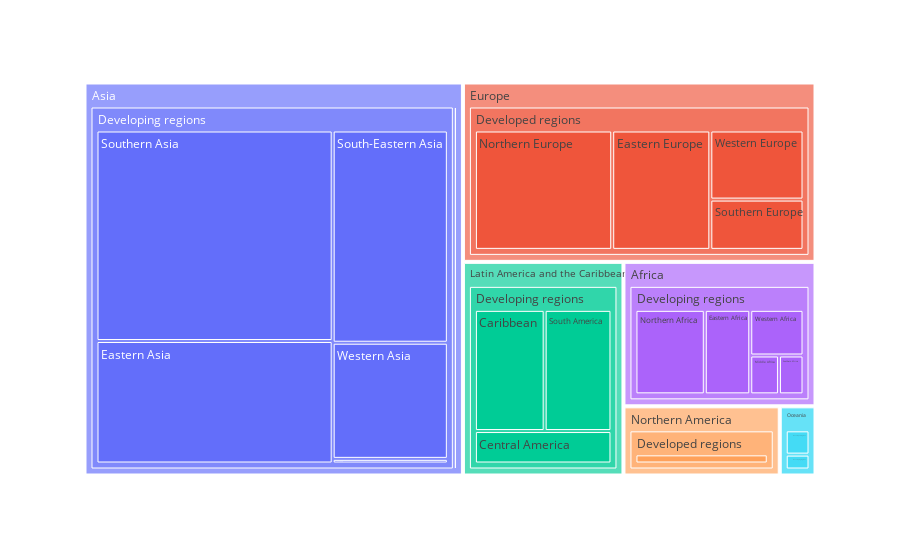

The code cell stored with this chart in its notebook:
### Code cell
px.treemap(
    data_frame=df,
    path=['Continent','Status','Region'],
    values='Total',
    names=df.index
)

### Figure 1 — Plotly figure (JSON) as saved in the notebook; plotly's stock layout.template omitted (floating-point values rounded to 4 significant figures)
{"data": [{"branchvalues": "total", "domain": {"x": [0, 1], "y": [0, 1]}, "hovertemplate": "labels=%{label}<br>Total=%{value}<br>parent=%{parent}<br>id=%{id}<extra></extra>", "ids": ["Oceania/Developed regions/Australia and New Zealand", "Latin America and the Caribbean/Developing regions/Caribbean", "Latin America and the Caribbean/Developing regions/Central America", "Asia/Developing regions/Central Asia", "Africa/Developing regions/Eastern Africa", "Asia/Developed regions/Eastern Asia", "Asia/Developing regions/Eastern Asia", "Europe/Developed regions/Eastern Europe", "Oceania/Developing regions/Melanesia", "Oceania/Developing regions/Micronesia", "Africa/Developing regions/Middle Africa", "Africa/Developing regions/Northern Africa", "Northern America/Developed regions/Northern America", "Europe/Developed regions/Northern Europe", "Oceania/Developing regions/Polynesia", "Latin America and the Caribbean/Developing regions/South America", "Asia/Developing regions/South-Eastern Asia", "Africa/Developing regions/Southern Africa", "Asia/Developing regions/Southern Asia", "Europe/Developed regions/Southern Europe", "Africa/Developing regions/Western Africa", "Asia/Developing regions/Western Asia", "Europe/Developed regions/Western Europe", "Asia/Developed regions", "Europe/Developed regions", "Northern America/Developed regions", "Oceania/Developed regions", "Africa/Developing regions", "Asia/Developing regions", "Latin America and the Caribbean/Developing regions", "Oceania/Developing regions", "Africa", "Asia", "Europe", "Latin America and the Caribbean", "Northern America", "Oceania"], "labels": ["Australia and New Zealand", "Caribbean", "Central America", "Central Asia", "Eastern Africa", "Eastern Asia", "Eastern Asia", "Eastern Europe", "Melanesia", "Micronesia", "Middle Africa", "Northern Africa", "Northern America", "Northern Europe", "Polynesia", "South America", "South-Eastern Asia", "Southern Africa", "Southern Asia", "Southern Europe", "Western Africa", "Western Asia", "Western Europe", "Developed regions", "Developed regions", "Developed regions", "Developed regions", "Developing regions", "Developing regions", "Developing regions", "Developing regions", "Africa", "Asia", "Europe", "Latin America and the Caribbean", "Northern America", "Oceania"], "name": "", "parents": ["Oceania/Developed regions", "Latin America and the Caribbean/Developing regions", "Latin America and the Caribbean/Developing regions", "Asia/Developing regions", "Africa/Developing regions", "Asia/Developed regions", "Asia/Developing regions", "Europe/Developed regions", "Oceania/Developing regions", "Oceania/Developing regions", "Africa/Developing regions", "Africa/Developing regions", "Northern America/Developed regions", "Europe/Developed regions", "Oceania/Developing regions", "Latin America and the Caribbean/Developing regions", "Asia/Developing regions", "Africa/Developing regions", "Asia/Developing regions", "Europe/Developed regions", "Africa/Developing regions", "Asia/Developing regions", "Europe/Developed regions", "Asia", "Europe", "Northern America", "Oceania", "Africa", "Asia", "Latin America and the Caribbean", "Oceania", "", "", "", "", "", ""], "type": "treemap", "values": [34215, 308253, 161653, 15024, 167389, 27707, 813494, 421223, 20689, 36, 48628, 255451, 241142, 589584, 234, 295242, 687329, 41579, 1398120, 168544, 105901, 376120, 231596, 27707, 1410947, 241142, 34215, 618948, 3290087, 765148, 20959, 618948, 3317794, 1410947, 765148, 241142, 55174]}], "layout": {"legend": {"tracegroupgap": 0}, "margin": {"t": 60}}}
